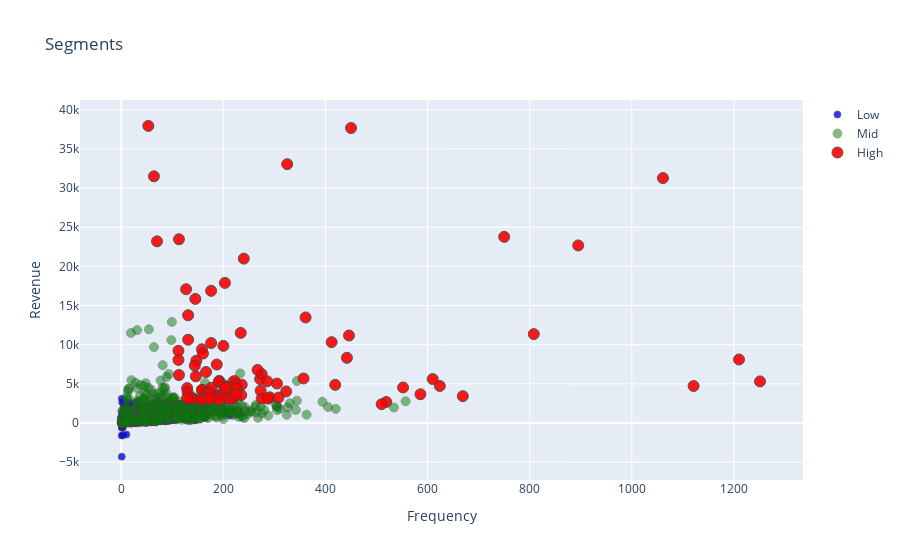

Notebook code cell kept with this figure:
### Code cell
tx_graph = tx_user.query("Revenue < 50000 and Frequency < 2000")

plot_data = [
    go.Scatter(
        x=tx_graph.query("Segment == 'Low-Value'")['Frequency'],
        y=tx_graph.query("Segment == 'Low-Value'")['Revenue'],
        mode='markers',
        name='Low',
        marker= dict(size= 7,
            line= dict(width=1),
            color= 'blue',
            opacity= 0.8
           )
    ),
        go.Scatter(
        x=tx_graph.query("Segment == 'Mid-Value'")['Frequency'],
        y=tx_graph.query("Segment == 'Mid-Value'")['Revenue'],
        mode='markers',
        name='Mid',
        marker= dict(size= 9,
            line= dict(width=1),
            color= 'green',
            opacity= 0.5
           )
    ),
        go.Scatter(
        x=tx_graph.query("Segment == 'High-Value'")['Frequency'],
        y=tx_graph.query("Segment == 'High-Value'")['Revenue'],
        mode='markers',
        name='High',
        marker= dict(size= 11,
            line= dict(width=1),
            color= 'red',
            opacity= 0.9
           )
    ),
]

plot_layout = go.Layout(
        yaxis= {'title': "Revenue"},
        xaxis= {'title': "Frequency"},
        title='Segments'
    )
fig = go.Figure(data=plot_data, layout=plot_layout)
pyoff.iplot(fig)

### Figure 1 — Plotly figure (JSON) as saved in the notebook; plotly's stock layout.template omitted (floating-point values rounded to 4 significant figures; data arrays with more than 128 entries replaced by an {"elided": "..."} marker saying what was removed)
{"data": [{"marker": {"color": "blue", "line": {"width": 1}, "opacity": 0.8, "size": 7}, "mode": "markers", "name": "Low", "type": "scatter", "x": {"elided": "1605 int values"}, "y": {"elided": "1605 float values"}}, {"marker": {"color": "green", "line": {"width": 1}, "opacity": 0.5, "size": 9}, "mode": "markers", "name": "Mid", "type": "scatter", "x": {"elided": "865 int values"}, "y": {"elided": "865 float values"}}, {"marker": {"color": "red", "line": {"width": 1}, "opacity": 0.9, "size": 11}, "mode": "markers", "name": "High", "type": "scatter", "x": [519, 510, 146, 147, 113, 131, 158, 192, 176, 187, 273, 211, 112, 191, 412, 139, 225, 291, 144, 220, 129, 234, 159, 222, 272, 446, 183, 158, 112, 323, 200, 209, 190, 166, 361, 131, 275, 209, 235, 275, 130, 168, 138, 218, 308, 305, 236, 206, 162, 210, 286, 166, 167, 226, 160, 357, 442, 176, 183, 172, 199, 200, 129, 191, 419, 205, 174, 225, 157, 267, 286, 175, 1251, 669, 586, 552, 1121, 808, 1210, 624, 610, 53, 64, 70, 113, 240, 325, 176, 127, 450, 145, 203, 1061, 895, 750], "y": [2691.0, 2402.0, 5959.0, 7958.0, 6132.0, 13760.0, 9413.0, 5388.0, 4494.0, 7474.0, 4141.0, 4430.0, 8058.0, 5239.0, 10330.0, 3192.0, 5037.0, 3283.0, 7330.0, 3208.0, 4463.0, 11510.0, 4184.0, 5363.0, 5607.0, 11180.0, 3250.0, 4251.0, 9230.0, 4033.0, 4818.0, 4653.0, 3618.0, 6515.0, 13480.0, 10630.0, 6245.0, 4060.0, 3570.0, 3130.0, 3970.0, 3437.0, 3067.0, 3155.0, 3249.0, 5045.0, 4893.0, 3228.0, 3148.0, 3152.0, 5326.0, 3078.0, 3834.0, 4449.0, 8870.0, 5689.0, 8324.0, 10220.0, 3425.0, 3698.0, 3593.0, 9854.0, 3203.0, 3001.0, 4873.0, 4509.0, 3925.0, 3668.0, 2997.0, 6782.0, 3160.0, 3094.0, 5315.0, 3433.0, 3676.0, 4540.0, 4729.0, 11350.0, 8116.0, 4730.0, 5617.0, 37930.0, 31500.0, 23200.0, 23460.0, 20990.0, 33050.0, 16880.0, 17080.0, 37660.0, 15850.0, 17890.0, 31280.0, 22670.0, 23770.0]}], "layout": {"title": {"text": "Segments"}, "xaxis": {"title": {"text": "Frequency"}}, "yaxis": {"title": {"text": "Revenue"}}}}
